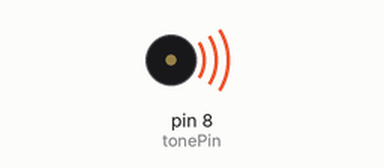
This sketch was run on a simulated Arduino Uno, built with avr-gcc and run on an emulated ATmega328P. On the bench: buzzer (waves = sounding).

Above: at 0.05 s.
At 2.84 s:
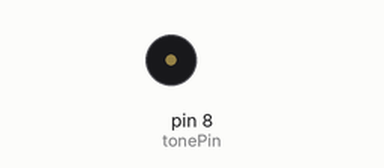
Timing chart, 0 to 3.1 s (numbered marks = the images above):
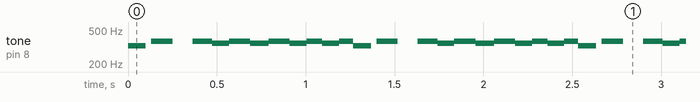

The sketch:

sample_player.ino
```cpp
  #define tonePin 8

  // only change the following three lines (and update the variable names in the rest of the sketch)
  #define songCount 13
  float songNotes[] = {329.6, 0.0, 370.0, 0.0, 370.0, 349.2, 370.0, 349.2, 370.0, 349.2, 370.0, 349.2, 370.0};
  int songDurations[] = {100, 32, 119, 112, 111, 95, 119, 104, 119, 95, 87, 95, 79};

  int currentTone = 0;

  void setup()
  {
    pinMode(tonePin, OUTPUT);
  }

  void loop()
  {
      float theTone = songNotes[currentTone];
      if (theTone != 0) {
        tone(tonePin, theTone);
      } else {
        noTone(tonePin);
      }

      delay(songDurations[currentTone]);

      currentTone++;
      if (currentTone == songCount) currentTone = 0;
  }
```

Measured:
- by itself, tone on pin 8 (tonePin): repeats every 1.3 s: silent 0.03 s, 370 Hz 0.12 s, silent 0.11 s, 370 Hz 0.11 s, 2 × (349 Hz 0.10 s, 370 Hz 0.12 s), 349 Hz 0.10 s, 370 Hz 0.09 s, 349 Hz 0.10 s, 370 Hz 0.08 s, 329 Hz 0.10 s
